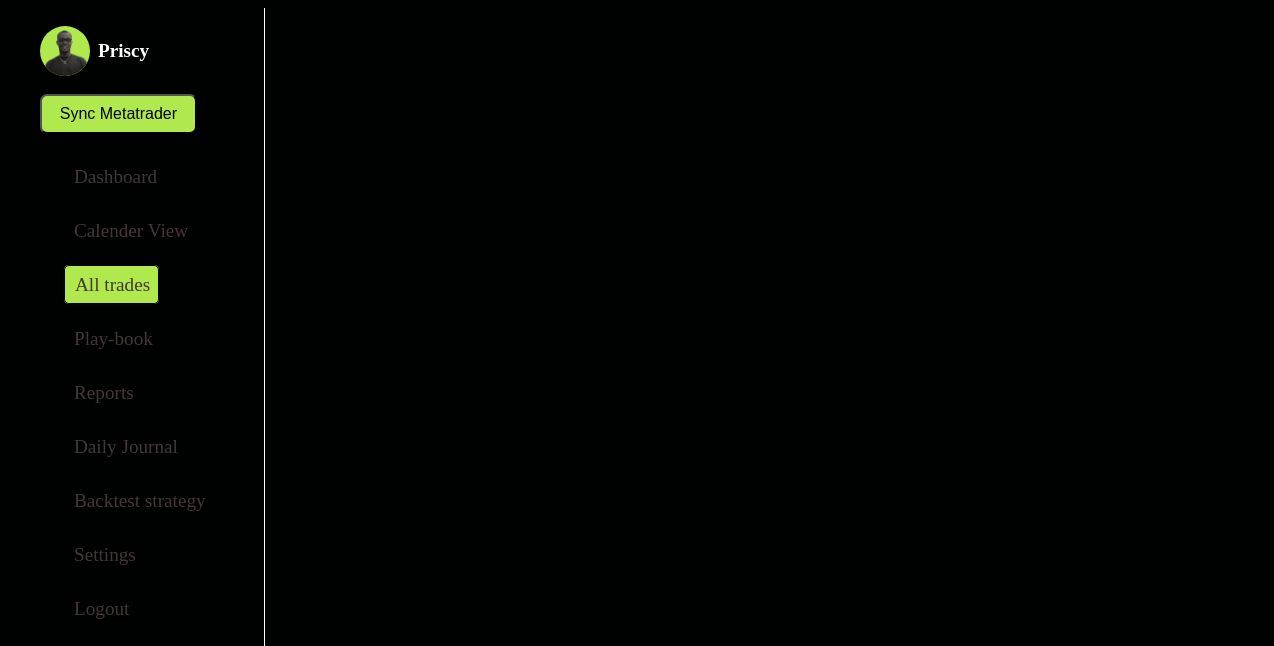
Before: /journal (signed in) with the older database file.
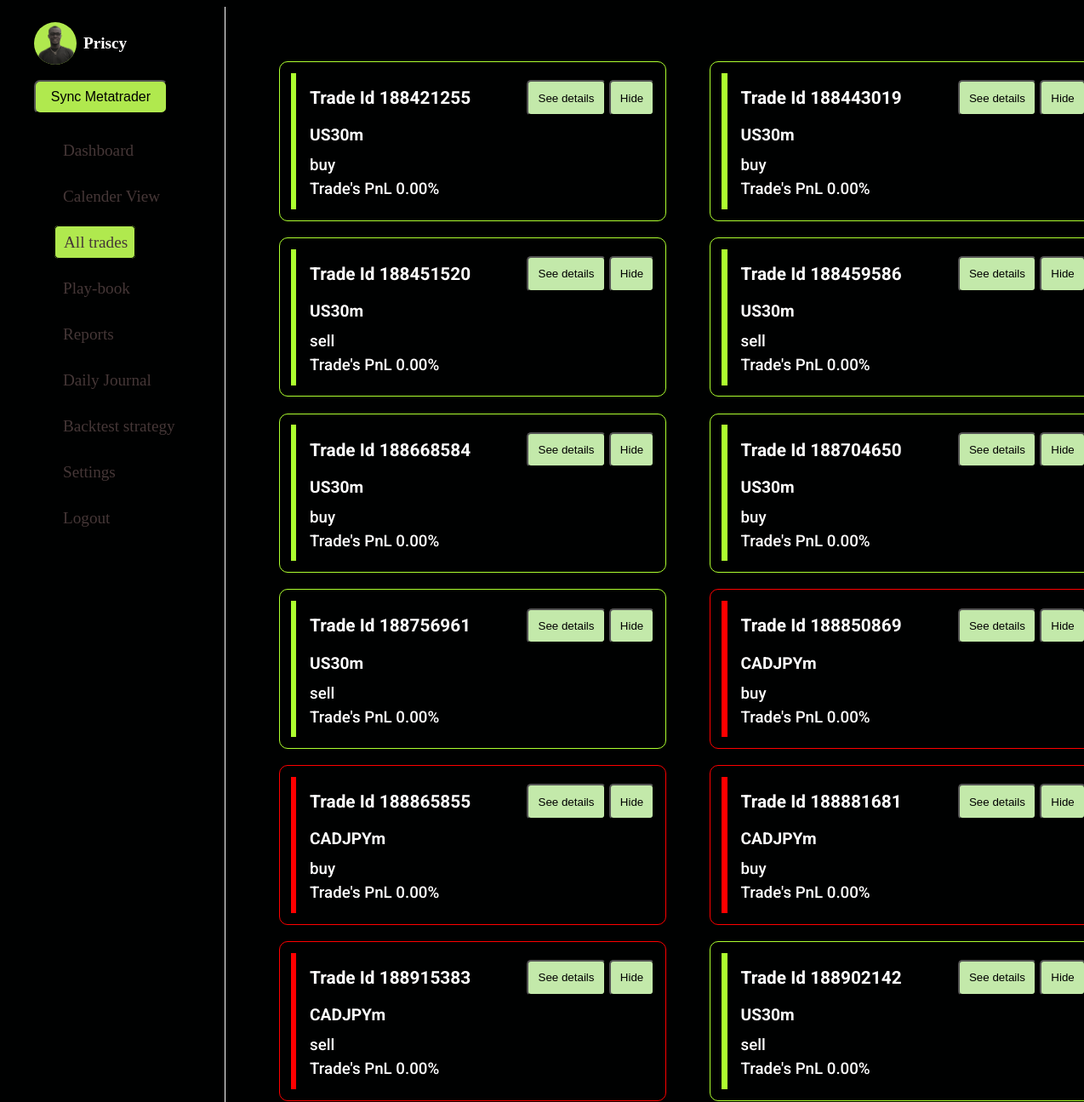
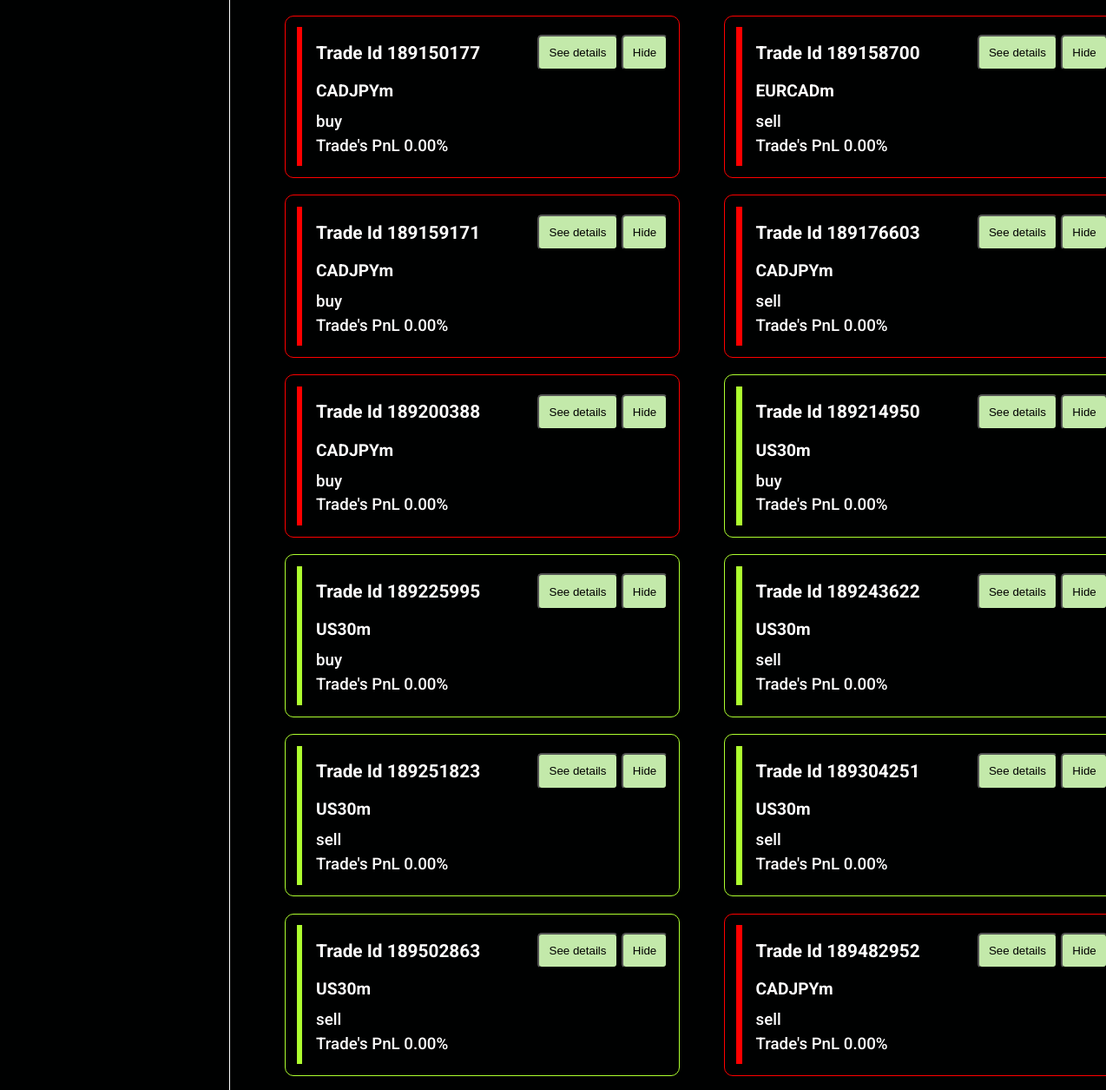
After: the same page with the newer database file (2 pictures, top to bottom).
### forexJournal/models.py (models this page shows, shortened)
class TradesModel(models.Model):
    user = models.ForeignKey(settings.AUTH_USER_MODEL, on_delete=models.CASCADE, related_name="trades", default=1)
    ticket = models.IntegerField(null=False, unique=True)
    opening_time = models.DateTimeField()
    closing_time = models.DateTimeField()
    order_type = models.CharField(null=False, blank=False, max_length=10)
    lot_size = models.DecimalField(decimal_places=4, max_digits=7)
    original_position_size = models.DecimalField(decimal_places=4, max_digits=7)
    symbol = models.CharField(max_length=20)
    opening_price = models.DecimalField(decimal_places=6, max_digits=12)
    closing_price = models.DecimalField(decimal_places=6, max_digits=12)
    stop_loss = models.DecimalField(decimal_places=6, max_digits=12)
    take_profit = models.DecimalField(decimal_places=6, max_digits=12)
    commission_usd = models.DecimalField(decimal_places=4, max_digits=8)
    swap_usd = models.DecimalField(decimal_places=3, max_digits=8)
    profit_usd = models.DecimalField(decimal_places=3, max_digits=20)
    equity_usd = models.CharField(max_length=10)
    margin_level = models.CharField(max_length=10)
    close_reason = models.CharField(max_length=10)
    strategy = models.ForeignKey(StrategyModel, on_delete=models.SET_NULL, null=True, blank=True)
    profit_target = models.DecimalField(max_digits=20, decimal_places=6, null=True, blank=True)
    stop_loss_value = models.DecimalField(max_digits=20, decimal_places=6, null=True, blank=True)
    tags = models.CharField(max_length=50, null=True, blank=True)
    planned_R_Multiple = models.DecimalField(max_digits=5, decimal_places=2, null=True, blank=True)
    notes = models.TextField(null=True, blank=True)

### forexJournal/views.py (the view)
# urls.py: path("journal", views.journal, name="journal"),
@login_required
def journal(request):
    logged_in_user = request.user
    context = {}
    trades = TradesModel.objects.filter(user=logged_in_user).order_by("-id")
    for trade in trades:
        trade.profit_usd = Money(trade.profit_usd, "USD")
    context["trades"] = trades
    return render(request, "forexJournal/journal.html", context)

### forexJournal/templates/forexJournal/journal.html (shortened to what this page needs)
{% extends "base.html" %}
{% load static %}
{% block css_files %}
    <link rel="stylesheet" href="{% static 'forexJournal/journal.css' %}">
{% endblock css_files %}
{% block content %}
<div class="main-content">
    <ul class="list">
        {% for trade in trades %}
            <li>
                <div class="trade">
                    <div class="bar"></div>
                    <div class="items">
                        <div class="heads">
                            <h2>Trade Id {{ trade.ticket}}</h2>
                            <div>
                                <button type="button">See details</button>
                                <button type="button">Hide</button>
                            </div>
                        </div>
                        <div class="values">
                            <h3 class="first">{{ trade.profit_usd }} <span>{{ trade.symbol }}</span></h3>
                            <h3 class="second">{{ trade.order_type}}</h3>
                            <h3 class="third">Trade's PnL 0.00%</h3>
                        </div>
                    </div>
                </div>
            </li>
        {% endfor %}
    </ul>
</div>
{% endblock content %}

### templates/base.html (shortened to what this page needs)
{% load static %}
<!DOCTYPE html>
<html lang="en">
<head>
    {% block css_files %}{% endblock  %}
    <link rel="stylesheet" href="{% static 'base.css' %}">
    <link rel="stylesheet" href="https://cdnjs.cloudflare.com/ajax/libs/font-awesome/6.5.2/css/all.min.css" />
</head>
<body>
    <section id="first-part">
        <div id="profile">
            <img src="{% static 'forexJournal/images/myimage.png' %}" alt="Profile">
            <h2>{{ user }}</h2>
        </div>
        <button type="button" class="new-trade">Sync Metatrader</button>
        <ul>
            <li class="try"><a href="{% url "forex" %}" class="active" id="dashboard">Dashboard</a></li>
            <li><a href="{% url "All_trades" %}" id="all_trades" class="active">Calender View</a></li>
            <li><a href="{% url "journal" %}" id="journalss" class="active">All trades</a></li>
            <li><a href="{% url "playBook" %}" id="Play_book" class="active">Play-book</a></li>
            <li><a href="{% url "reports" %}" id="reports" class="active">Reports</a></li>
            <li><a href="{% url "daily-journal" %}" id="daily-journal" class="active">Daily Journal</a></li>
            <li><a href="{% url "backtest" %}" id="backtest" class="active">Backtest strategy</a></li>
            <li><a href="{% url "settings" %}" id="settings" class="active">Settings</a></li>
            <li class="logout"><a href="{% url 'logout' %}">Logout</a></li>
        </ul>
    </section>
    {% block content %}
    {% endblock  %}
</body>
</html>

### forexJournal/static/forexJournal/journal.css (style rules this page uses)
.main-content { margin-left: 20rem; width: 78vw; }
#first-part { width: 15rem; padding: 1rem; min-height: 100%; border-right: 1px solid white; position: fixed; }
.trade { height: 10rem; padding: 0.8rem; border: 0.5px solid greenyellow; border-radius: 10px; margin-right: 2rem; display: flex; cursor: pointer; transition: transform 0.3s ease; }
.heads { display: flex; align-items: center; justify-content: space-between; }
.heads button { padding: 0.7rem; background: rgb(195, 233, 170); border-radius: 5px; }
.heads h2 { font-size: 1.3rem; font-family: "Roboto", sans-serif; font-weight: bold; font-style: normal; }
.values { margin-top: -1rem; }
.values .first { font-size: 2.5rem; margin-top: -1rem; }
.first span { font-size: 1.2rem; font-family: "Roboto", sans-serif; font-weight: bold; font-style: normal; }
.second { margin-top: -2rem; font-family: "Roboto", sans-serif; font-weight: 500; font-style: normal; }
.third { margin-top: -0.8rem; font-family: "Roboto", sans-serif; font-weight: 500; font-style: normal; }
.bar { height: 100%; width: 0.4rem; background: greenyellow; }
.items { width: 97%; margin-left: 1rem; }
.list { display: grid; grid-template-columns: 1fr 1fr; gap: 1.2rem; margin-left: -2.5rem; margin-top: 4rem; list-style: none; }

### static/base.css (style rules this page uses)
:root { --main-color:#000101; --divBack: hsl(207, 35%, 10%); --selectedColor: #B0E94E; --selectedColor2: #efef05; }
body { color: white; background: var(--main-color); height: 100vh; display: grid; grid-template-columns: 0.8fr 4fr ; }
#first-part { width: 14rem; padding: 1rem; height: 100vh; }
#profile { display: flex; align-items: center; padding-left: 1rem; }
#profile img { margin-right: 2rem; object-fit: cover; object-position: top; width: 50px; height: 50px; border-radius: 50%; background: var(--selectedColor); }
#profile h2 { font-size: 1.2rem; margin-left: -1.5rem; }
.new-trade { width: 70%; height: 2.5rem; margin-left: 1rem; margin-top: 1rem; background-color: var(--selectedColor); font-size: 1rem; border-radius: 7px; }
#first-part ul { list-style: none; margin-top: 2rem; height: 15rem; }
#first-part li { margin-top: 2rem; }
#first-part a { text-decoration: none; color: rgb(69, 55, 55); font-size: 1.2rem; padding-left: 10px; }
li .active { border: 1px solid black; background: var(--selectedColor); padding: 0.5rem; border-radius: 5px; }

Changed rows visible on the page:
added TradesModel: ticket "188421255", symbol "US30m", order_type "buy"
added TradesModel: ticket "188443019", symbol "US30m", order_type "buy"
added TradesModel: ticket "188451520", symbol "US30m", order_type "sell"
added TradesModel: ticket "188459586", symbol "US30m", order_type "sell"
added TradesModel: ticket "188668584", symbol "US30m", order_type "buy"
added TradesModel: ticket "188704650", symbol "US30m", order_type "buy"
added TradesModel: ticket "188756961", symbol "US30m", order_type "sell"
added TradesModel: ticket "188850869", symbol "CADJPYm", order_type "buy"
added TradesModel: ticket "188865855", symbol "CADJPYm", order_type "buy"
added TradesModel: ticket "188881681", symbol "CADJPYm", order_type "buy"
added TradesModel: ticket "188915383", symbol "CADJPYm", order_type "sell"
added TradesModel: ticket "188902142", symbol "US30m", order_type "sell"
added TradesModel: ticket "189150177", symbol "CADJPYm", order_type "buy"
added TradesModel: ticket "189158700", symbol "EURCADm", order_type "sell"
added TradesModel: ticket "189159171", symbol "CADJPYm", order_type "buy"
added TradesModel: ticket "189176603", symbol "CADJPYm", order_type "sell"
added TradesModel: ticket "189200388", symbol "CADJPYm", order_type "buy"
added TradesModel: ticket "189214950", symbol "US30m", order_type "buy"
added TradesModel: ticket "189225995", symbol "US30m", order_type "buy"
added TradesModel: ticket "189243622", symbol "US30m", order_type "sell"
added TradesModel: ticket "189251823", symbol "US30m", order_type "sell"
added TradesModel: ticket "189304251", symbol "US30m", order_type "sell"
added TradesModel: ticket "189502863", symbol "US30m", order_type "sell"
added TradesModel: ticket "189482952", symbol "CADJPYm", order_type "sell"
